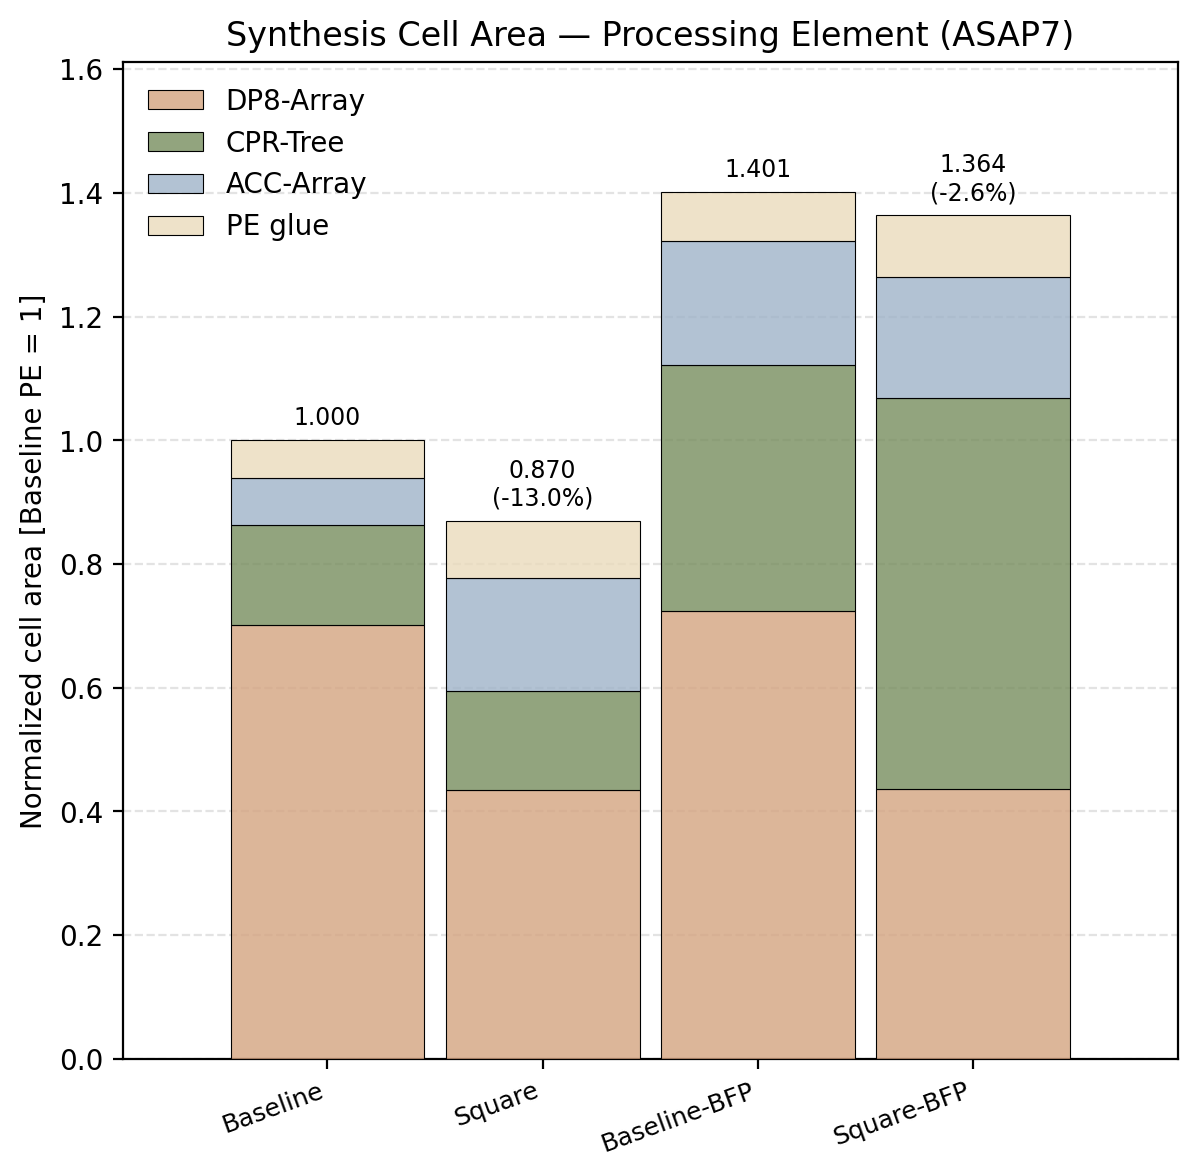

Generate this figure with Python:
# -----------------------------------------------------------------------------
# Author: Simone Machetti
#
# Description:
#   Stacked-bar chart of synthesized cell area at the PE level for the four PE
#   variants - baseline (pe), square (pe_sqr), BFP (pe_bfp) and square-BFP
#   (pe_sqr_bfp) - split into DP8-Array / CPR-Tree / ACC-Array / PE glue. The
#   composition comes from runs with the internal module boundaries preserved
#   (imp/{pe,pe_sqr,pe_bfp,pe_sqr_bfp}_hier_syn, produced by
#   scripts/run_syn_pe_area.sh): DP8-Array is the sum of the 16 dot-product
#   cores, CPR-Tree is pe_array* minus those cores, ACC-Array is acc_array*, and
#   PE glue is the remainder (operand mask + the two acc pipeline register
#   banks). Preserving a boundary blocks cross-boundary optimization, so the
#   hierarchical total runs 12-14 % above the flat PE area used everywhere else;
#   each bar is therefore SCALED to its flat total, so the shares are the
#   measured ones and the bar heights are the flat ratios (-13.0 % square,
#   -2.6 % square-BFP). Bars are NORMALIZED to the baseline PE. Absolute values
#   are collected in doc/data/res_syn_pe_area.xlsx. Writes hist_syn_pe_area.png
#   next to this.
# -----------------------------------------------------------------------------

from pathlib import Path
import matplotlib
matplotlib.use("Agg")
import matplotlib.pyplot as plt
from matplotlib.patches import Patch

HIER = {
    "Baseline":     {"DP8-Array": 3059.730, "CPR-Tree":  704.651,
                     "ACC-Array":  331.578, "PE glue":   269.672},
    "Square":       {"DP8-Array": 1892.601, "CPR-Tree":  694.183,
                     "ACC-Array":  796.491, "PE glue":   405.091},
    "Baseline-BFP": {"DP8-Array": 3091.572, "CPR-Tree": 1698.322,
                     "ACC-Array":  861.036, "PE glue":   333.824},
    "Square-BFP":   {"DP8-Array": 1892.601, "CPR-Tree": 2747.936,
                     "ACC-Array":  848.848, "PE glue":   434.601},
}

FLAT = {"Baseline": 3816.519, "Square": 3320.303, "Baseline-BFP": 5345.990, "Square-BFP": 5204.929}

VARIANTS = ["Baseline", "Square", "Baseline-BFP", "Square-BFP"]
SECTIONS = ["DP8-Array", "CPR-Tree", "ACC-Array", "PE glue"]
CORRESP = {"Square": "Baseline", "Square-BFP": "Baseline-BFP"}
COLORS = {
    "DP8-Array": "#d4a480cc",
    "CPR-Tree":  "#778d5ecc",
    "ACC-Array": "#9fb3c8cc",
    "PE glue":   "#eadbbccc",
}

def assemble(variant):
    """Measured shares, rescaled to the flat total, normalized to the baseline PE."""
    comps = HIER[variant]
    hier_tot = sum(comps.values())
    scale = FLAT[variant] / hier_tot / FLAT["Baseline"]
    return {s: comps[s] * scale for s in SECTIONS}

PITCH, WIDTH = 0.80, 0.72
SIDE_MARGIN = 0.40
UNITS_PER_IN = 0.74312
AXES_MARGIN_IN = 0.8128

XSPAN = (len(VARIANTS) - 1) * PITCH + WIDTH + 2 * SIDE_MARGIN
FIG_W = XSPAN / UNITS_PER_IN + AXES_MARGIN_IN

bars = [(v, assemble(v)) for v in VARIANTS]
tot = [sum(cat.values()) for _, cat in bars]

x = [bi * PITCH for bi in range(len(VARIANTS))]

fig, ax = plt.subplots(figsize=(FIG_W, 6.0))
width = WIDTH

for xi, (_, cat) in zip(x, bars):
    bottom = 0.0
    for sec in SECTIONS:
        val = cat[sec]
        if val > 0:
            ax.bar(xi, val, width, bottom=bottom, color=COLORS[sec],
                   edgecolor="black", linewidth=0.4, zorder=3)
        bottom += val

pad = 0.012 * max(tot)
total_of = {v: sum(cat.values()) for v, cat in bars}
for (v, _), xi, t_ in zip(bars, x, tot):
    label = f"{t_:.3f}"
    if v in CORRESP:
        label += f"\n({t_ / total_of[CORRESP[v]] - 1.0:+.1%})"
    ax.text(xi, t_ + pad, label, ha="center", va="bottom", fontsize=8.5)

ax.set_xticks(x)
ax.set_xticklabels(VARIANTS, rotation=20, ha="right", fontsize=9)

mid = 0.5 * (x[0] + x[-1])
ax.set_xlim(mid - XSPAN / 2, mid + XSPAN / 2)

ax.set_ylabel("Normalized cell area [Baseline PE = 1]")
ax.set_title("Synthesis Cell Area — Processing Element (ASAP7)")
ax.set_ylim(0, max(tot) * 1.15)
ax.grid(axis="y", linestyle="--", alpha=0.35, zorder=0)

legend = [Patch(facecolor=COLORS[s], edgecolor="black", linewidth=0.4, label=s) for s in SECTIONS]
ax.legend(handles=legend, loc="upper left", frameon=False)

fig.tight_layout()
out = Path(__file__).with_name("hist_syn_pe_area.png")
fig.savefig(out, dpi=200, bbox_inches="tight")
print(f"saved {out}")
for (v, cat), t_ in zip(bars, tot):
    rel = f"  ({t_ / total_of[CORRESP[v]] - 1:+.1%})" if v in CORRESP else ""
    print(f"{v:13s} total={t_:6.3f}{rel:>10}  " +
          "  ".join(f"{s}={cat[s]:.3f}" for s in SECTIONS))
